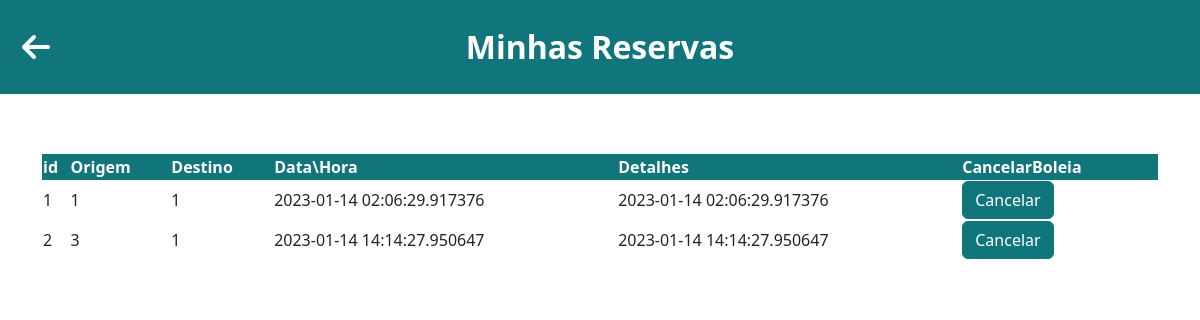
/reserva, run on an earlier commit of the app's database.
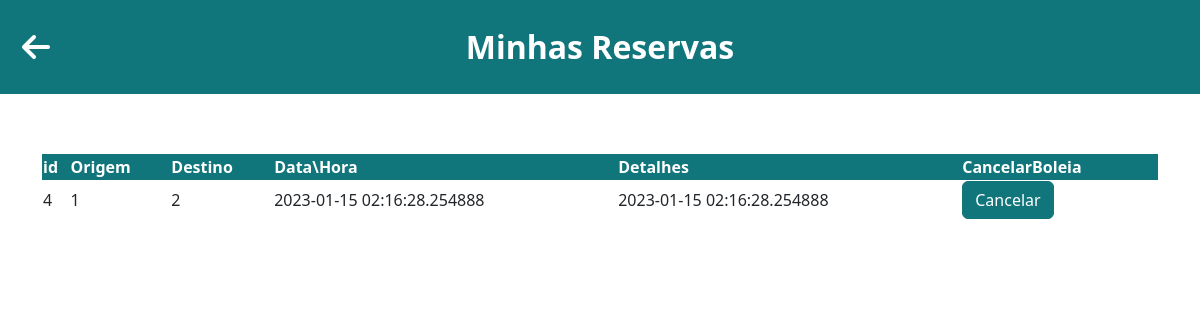
And on a later commit of the database.
### models.py (models this page shows, shortened)
class Reservation(db.Model):
	__tablename__ = 'reservation'
	__table_args__ = (db.UniqueConstraint('passenger_id', 'ride_id'),)
	id = db.Column(db.Integer, primary_key=True)
	passenger_id = db.Column('passenger_id', db.ForeignKey('user.id'), nullable=False)
	passenger = db.relationship('User', backref='reservation')
	ride_id = db.Column('ride_id', db.ForeignKey('ride.id'), nullable=False)
	ride = db.relationship('Ride', backref='reservation')
	reservation_state_id = db.Column('reservation_state_id', db.ForeignKey('reservation_state.id'), default=1, nullable=False)
	reservation_state = db.relationship('ReservationState', backref='reservation')
	createdAt = db.Column(db.DateTime, default=datetime.now)
	updatedAt = db.Column(db.DateTime, default=datetime.now)

### rideandreservation/__init__.py (the view, shortened to what this page needs)
@rideandreservation.route('/reserva', methods=['GET', 'POST'])
def reservation():
    get_Reservas = db.session.query(Reservation).all()
    activeUser = current_user
    goBack = BackButton()
    if activeUser.is_authenticated:
        print("Noice")
    else:
        print("Not Noice")
    if request.method == 'GET':
        return render_template("reservas.html", goBack = goBack,get_Reservas=get_Reservas)
    return render_template("reservas.html", goBack = goBack)

### templates/reservas.html (shortened to what this page needs)
<!DOCTYPE html>
<html lang="eng">
    <head>
        <link href="https://cdn.jsdelivr.net/npm/bootstrap@5.2.3/dist/css/bootstrap.min.css" rel="stylesheet">
        <link rel="stylesheet" href="{{url_for('static', filename='css/reservas.css')}}">
        <link rel="stylesheet" href="https://cdnjs.cloudflare.com/ajax/libs/font-awesome/6.2.1/css/all.min.css">
        <link rel="stylesheet" type="text/css" href="https://cdn.datatables.net/1.13.1/css/jquery.dataTables.css">
        <link rel="stylesheet" type="text/css" href="https://cdn.datatables.net/responsive/2.1.1/css/responsive.bootstrap.min.css" />
    </head>
    <body>
        <header class="p-3 mb-5 bg-primary" id="mrs">
            <form action="" method="POST">
                <div class="row align-items-center" >
                    <div class="col-2">
                        <a style="cursor:pointer">
                            <button class="fa fa-2xl fa-arrow-left text-white" type="submit" name="goBack" value="EcraPrevio" style=" background-color: transparent; border: none;"></button>
                        </a>
                    </div>
                    <div class="col-8" >
                        <div class="m-2 d-flex justify-content-center " >
                            <h2 class="my-1 fw-bold text-white">Minhas Reservas</h2>
                        </div>
                    </div>
                </div>
            </form>
        </header>
    <div class="container" id="table">
        <div class="table-responsive">
        <table class="cell-border display nowrap" id="tabela" style="width: 100%;">
            <thead class="bg-primary text-white">
                <tr>
                    <th>id</th>
                    <th>Origem</th>
                    <th>Destino</th>
                    <th>Data\Hora</th>
                    <th>Detalhes</th>
                    <th class="all">CancelarBoleia</th>
                    </tr>
                </thead>
                    <tbody>
                        {% for reservation in get_Reservas %}
                        <tr>
                        <td>{{reservation.id}}</td>
                        <td>{{reservation.passenger_id}}</td>
                        <td>{{reservation.ride_id}}</td>
                        <td>{{reservation.createdAt}}</td>
                        <td>{{reservation.updatedAt}}</td>
                        <td><button class="cancelar btn btn-primary text-white" id="{{reservation.id}}">Cancelar</button></td>
                    </tr>
                        {% endfor%}
                </tbody>
            </div>
        </div>
    </body>
</html>

### static/css/reservas.css (style rules this page uses)
#table { margin-top: 60px; }
:root { --ismatDark: 17, 117, 124; --ismatLight: 106, 201, 204; }
:root { --primary: var(--ismatDark); --secondary: var(--ismatLight); }
.bg-primary { background-color: rgba(var(--primary), 1) !important; }
.btn-primary { color: rgba(var(--gray_0), 1); background-color: rgba(var(--primary), 1); border-color: rgba(var(--primary), 1); }

What changed in the data, as far as the page shows it:
removed Reservation: id "1", passenger_id "1", ride_id "1", createdAt "2023-01-14 02:06:29.917376", updatedAt "2023-01-14 02:06:29.917376"
removed Reservation: id "2", passenger_id "3", ride_id "1", createdAt "2023-01-14 14:14:27.950647", updatedAt "2023-01-14 14:14:27.950647"
added Reservation: id "4", passenger_id "1", ride_id "2", createdAt "2023-01-15 02:16:28.254888", updatedAt "2023-01-15 02:16:28.254888"
